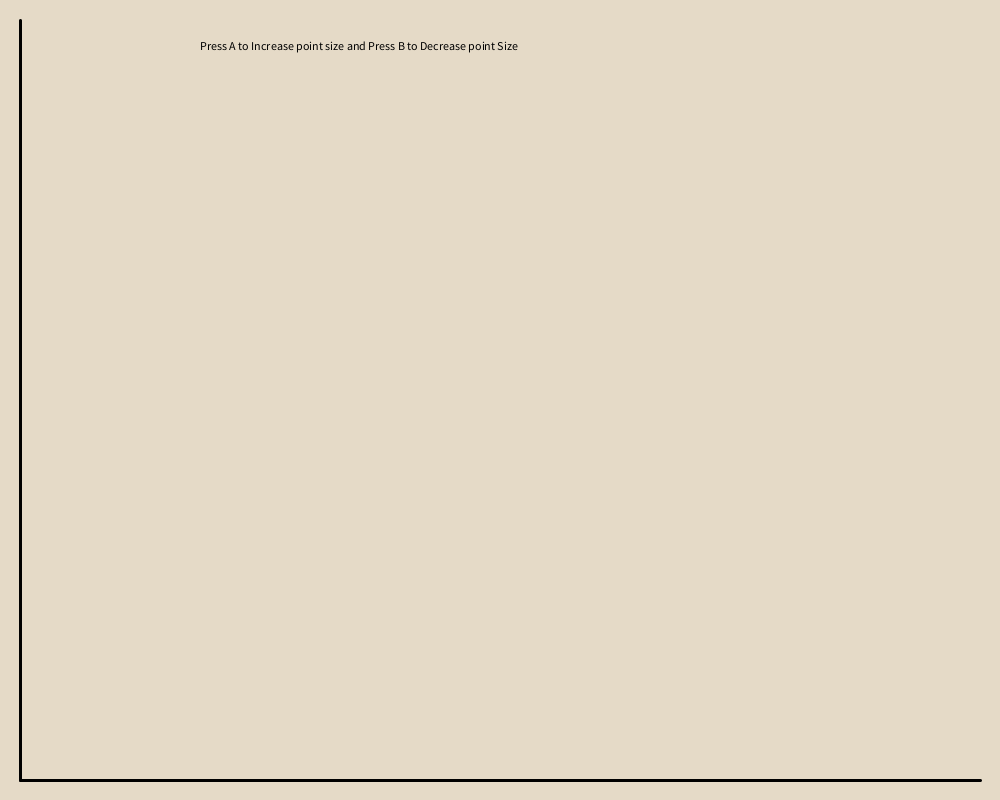
Frame 1 (no input)
Frame 60 (the mouse pressed at the canvas centre just before this capture): identical to frame 1, image omitted
Frame 120 (the mouse held since frame 60 and released just before this capture): identical to frame 1, image omitted

The Processing sketch that drew this single still picture (run headless with seeded random() and noise(); from frame 60 on, the mouse is pressed at the canvas centre):

// Processing sketch: Graph
// ── Graph.pde
Plot plot;

void setup() {
  size(1000,800);
  plot = new Plot();

}


void draw() {
  background(#E5DAC7);
  plot.display();
  fill(0);
  text("Press A to Increase point size and Press B to Decrease point Size", 200,50);
}


void mouseReleased() {
  plot.addPoint(mouseX, mouseY);
  
}

void keyPressed() {
 if (keyCode == 65){
  plot.increasePointSize(); 
 }
 
 if (keyCode == 66) {
  plot.decreasePointSize(); 
 }
 
}

// ── graph_class.pde
class Plot {
 
  ArrayList<Point> points;
  int pointSize;
  color pointColor;
  
  Plot() {
    pointSize = 4;
    pointColor = color(0,0,255);
    points = new ArrayList<Point>();
  }
  
  void display() {
    //figure out how to draw both the points and some axes
    //draw axes
    strokeWeight(3);
    stroke(0);
    line(20, height-20, 20, 20);
    line(20, height-20, width-20, height-20);
    
    //draw the points
    //for (int i = 0; i<points.size(); i++) {
    //  //draw a circle for each point
    //}
    
    for (Point p: points) {
      //draw each p
      noStroke();
      fill(pointColor);
      ellipse(p.x, p.y, pointSize, pointSize);
    }
    
    
  }
  
  void addPoint(int x, int y) {
    // add the new point to the array list of points
    points.add(new Point(x, y));
  }
  
  void increasePointSize() {
    pointSize = 10;
  }
  
  void decreasePointSize() {
    pointSize = 2;
  }
  
  
  
  
  
  
}

// ── point.pde
class Point {
  
  //properties
  int x, y; 
  
  Point(int x_, int y_) {
    x = x_;
    y = y_;
  }

}
